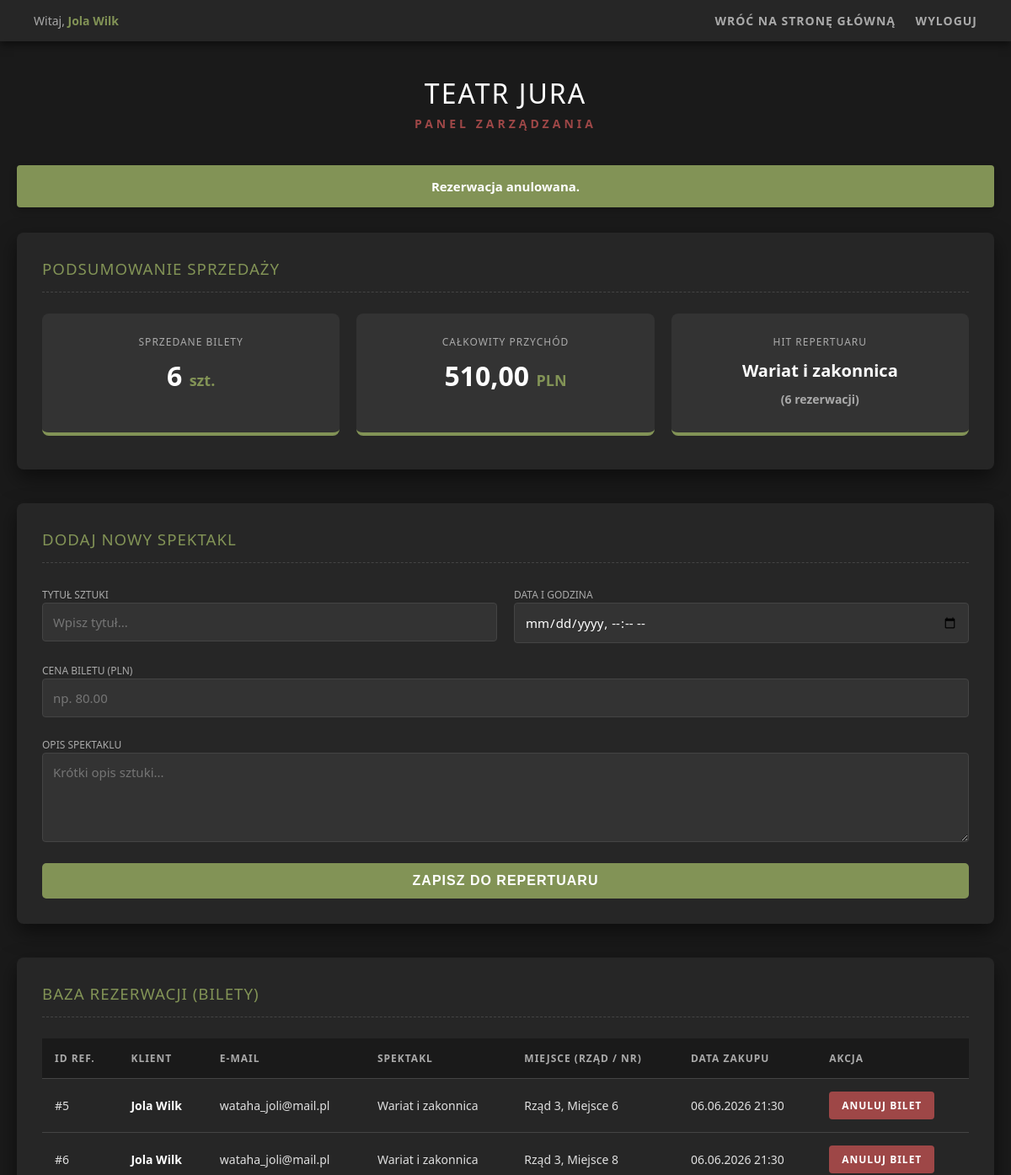
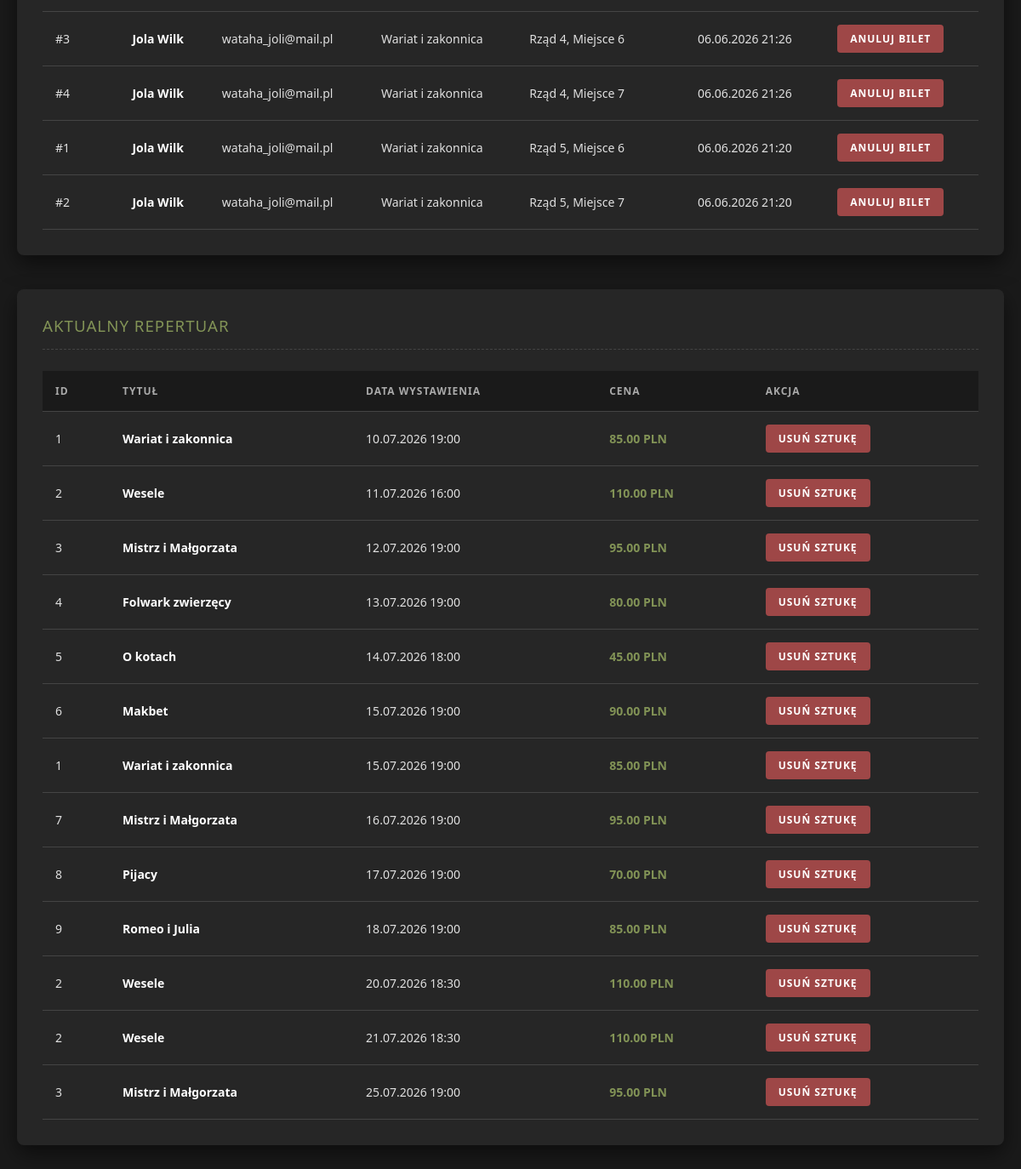
Screenshot of /admin.php?usun_bilet=5 (signed in) with the database file from the repository (2 pictures, top to bottom).
### tables this page shows
CREATE TABLE `rezerwacje` (
  `id` int(11) NOT NULL,
  `uzytkownik_id` int(11) NOT NULL,
  `termin_id` int(11) NOT NULL,
  `miejsce_id` int(11) NOT NULL,
  `data_zakupu` datetime DEFAULT current_timestamp()
);

CREATE TABLE `uzytkownicy` (
  `id` int(11) NOT NULL,
  `imie` varchar(50) NOT NULL,
  `email` varchar(100) NOT NULL,
  `haslo` varchar(255) NOT NULL,
  `rola` enum('klient','admin') DEFAULT 'klient'
);

CREATE TABLE `spektakle` (
  `id` int(11) NOT NULL,
  `tytul` varchar(255) NOT NULL,
  `opis` text DEFAULT NULL,
  `cena` decimal(10,2) NOT NULL,
  `plakat` varchar(255) DEFAULT 'zdjecia/domyslny_plakat.jpg'
);

CREATE TABLE `miejsca` (
  `id` int(11) NOT NULL,
  `rzad` int(11) NOT NULL,
  `numer` int(11) NOT NULL
);

CREATE TABLE `terminy` (
  `id` int(11) NOT NULL,
  `spektakl_id` int(11) NOT NULL,
  `data_wystawienia` datetime NOT NULL
);

### admin.php (the view, shortened to what this page needs)
<?php
require_once 'database.php';
$komunikat = '';
if (isset($_GET['usun_bilet'])) {
    $bilet_id = (int)$_GET['usun_bilet'];
    $pdo->prepare("DELETE FROM Rezerwacje WHERE id = ?")->execute([$bilet_id]);
    $komunikat = "Rezerwacja anulowana.";
}
$sqlStatystyki = "SELECT COUNT(r.id) as liczba_biletow, SUM(s.cena) as laczny_przychod
                  FROM Rezerwacje r
                  JOIN Terminy t ON r.termin_id = t.id
                  JOIN Spektakle s ON t.spektakl_id = s.id";
$statOgokolne = $pdo->query($sqlStatystyki)->fetch(PDO::FETCH_ASSOC);
$liczba_biletow = $statOgokolne['liczba_biletow'] ?? 0;
$laczny_przychod = $statOgokolne['laczny_przychod'] ?? 0;
$spektakle = $pdo->query("SELECT s.*, t.data_wystawienia FROM Spektakle s JOIN Terminy t ON s.id = t.spektakl_id ORDER BY t.data_wystawienia ASC")->fetchAll(PDO::FETCH_ASSOC);
$sqlRezerwacje = "SELECT r.id as rezerwacja_id, u.imie, u.email, s.tytul, t.data_wystawienia, m.rzad, m.numer, r.data_zakupu
                  FROM Rezerwacje r
                  JOIN Uzytkownicy u ON r.uzytkownik_id = u.id
                  JOIN Terminy t ON r.termin_id = t.id
                  JOIN Spektakle s ON t.spektakl_id = s.id
                  JOIN Miejsca m ON r.miejsce_id = m.id
                  ORDER BY r.data_zakupu DESC";
$rezerwacje = $pdo->query($sqlRezerwacje)->fetchAll(PDO::FETCH_ASSOC);
$sqlTop = "SELECT s.tytul, COUNT(r.id) as sprzedane
           FROM Spektakle s
           LEFT JOIN Terminy t ON s.id = t.spektakl_id
           LEFT JOIN Rezerwacje r ON t.id = r.termin_id
           GROUP BY s.id, s.tytul
           ORDER BY sprzedane DESC
           LIMIT 1";
$stmtTop = $pdo->query($sqlTop);
$topSpektakl = $stmtTop->fetch(PDO::FETCH_ASSOC);
?>
<!DOCTYPE html>
<html lang="pl">
<head>
</head>
<body>
    <div class="top-bar">
        <div class="zalogowany-jako">
            Witaj, <strong><?= htmlspecialchars($_SESSION['user_imie']) ?></strong>
        </div>
        <div>
            <a href="index.php">Wróć na stronę główną</a>
            <a href="wyloguj.php">Wyloguj</a>
        </div>
    </div>
    <div class="header-sekcja">
        <h1>Teatr Jura</h1>
        <div class="podtytul">Panel Zarządzania</div>
    </div>
    <div class="container">
        <?php if ($komunikat): ?>
            <?php $czy_blad = strpos(strtolower($komunikat), 'błąd') !== false; ?>
            <div class="komunikat <?= $czy_blad ? 'komunikat-blad' : 'komunikat-sukces' ?>">
                <?= htmlspecialchars($komunikat) ?>
            </div>
        <?php endif; ?>
        <div class="panel">
            <h3>Podsumowanie Sprzedaży</h3>
            <div class="dashboard-grid">
                <div class="stat-karta">
                    <div class="stat-tytul">Sprzedane bilety</div>
                    <div class="stat-wartosc"><?= $liczba_biletow ?> <span>szt.</span></div>
                </div>
                <div class="stat-karta">
                    <div class="stat-tytul">Całkowity przychód</div>
                    <div class="stat-wartosc"><?= number_format($laczny_przychod, 2, ',', ' ') ?> <span>PLN</span></div>
                </div>
                <div class="stat-karta">
                    <div class="stat-tytul">Hit repertuaru</div>
                    <div class="stat-wartosc" style="font-size: 20px; line-height: 1.6;">
                        <?php if ($topSpektakl && $topSpektakl['sprzedane'] > 0): ?>
                            <?= htmlspecialchars($topSpektakl['tytul']) ?><br>
                            <span style="color: #aaaaaa; font-size: 14px;">(<?= $topSpektakl['sprzedane'] ?> rezerwacji)</span>
                        <?php else: ?>
                            <span style="color: #aaaaaa; font-size: 16px;">Brak danych</span>
                        <?php endif; ?>
                    </div>
                </div>
            </div>
        </div>
        <div class="panel">
            <h3>Dodaj nowy spektakl</h3>
            <form method="POST" action="">
                <div class="form-grid">
                    <div>
                        <label style="color: #aaa; font-size: 12px; text-transform: uppercase;">Tytuł sztuki</label>
                        <input type="text" name="tytul" placeholder="Wpisz tytuł..." required>
                    </div>
                    <div>
                        <label style="color: #aaa; font-size: 12px; text-transform: uppercase;">Data i godzina</label>
                        <input type="datetime-local" name="data_wystawienia" required>
                    </div>
                    <div class="form-full">
                        <label style="color: #aaa; font-size: 12px; text-transform: uppercase;">Cena biletu (PLN)</label>
                        <input type="number" step="0.01" name="cena" placeholder="np. 80.00" required>
                    </div>
                    <div class="form-full">
                        <label style="color: #aaa; font-size: 12px; text-transform: uppercase;">Opis spektaklu</label>
                        <textarea name="opis" placeholder="Krótki opis sztuki..." rows="4" required></textarea>
                    </div>
                </div>
                <button type="submit" name="dodaj_spektakl" class="btn-dodaj">Zapisz do repertuaru</button>
            </form>
        </div>
        <div class="panel">
            <h3>Baza Rezerwacji (Bilety)</h3>
            <?php if (empty($rezerwacje)): ?>
                <p class="brak-danych">Aktualnie nie ma żadnych sprzedanych biletów.</p>
            <?php else: ?>
                <div style="overflow-x: auto;">
                    <table>
                        <tr>
                            <th>ID Ref.</th>
                            <th>Klient</th>
                            <th>E-mail</th>
                            <th>Spektakl</th>
                            <th>Miejsce (Rząd / Nr)</th>
                            <th>Data zakupu</th>
                            <th>Akcja</th>
                        </tr>
                        <?php foreach ($rezerwacje as $r): ?>
                            <tr>
                                <td>#<?= $r['rezerwacja_id'] ?></td>
                                <td><strong><?= htmlspecialchars($r['imie']) ?></strong></td>
                                <td><?= htmlspecialchars($r['email']) ?></td>
                                <td><?= htmlspecialchars($r['tytul']) ?></td>
                                <td>Rząd <?= $r['rzad'] ?>, Miejsce <?= $r['numer'] ?></td>
                                <td><?= date('d.m.Y H:i', strtotime($r['data_zakupu'])) ?></td>
                                <td>
                                    <a href="admin.php?usun_bilet=<?= $r['rezerwacja_id'] ?>" class="btn-usun" onclick="return confirm('Czy na pewno chcesz anulować ten bilet? Miejsce automatycznie wróci do puli wolnych na widowni.');">Anuluj bilet</a>
                                </td>
                            </tr>
                        <?php endforeach; ?>
                    </table>
                </div>
            <?php endif; ?>
        </div>
        <div class="panel">
            <h3>Aktualny Repertuar</h3>
            <?php if (empty($spektakle)): ?>
                <p class="brak-danych">Baza spektakli jest pusta.</p>
            <?php else: ?>
                <div style="overflow-x: auto;">
                    <table>
                        <tr>
                            <th>ID</th>
                            <th>Tytuł</th>
                            <th>Data wystawienia</th>
                            <th>Cena</th>
                            <th>Akcja</th>
                        </tr>
                        <?php foreach ($spektakle as $s): ?>
                            <tr>
                                <td><?= $s['id'] ?></td>
                                <td><strong><?= htmlspecialchars($s['tytul']) ?></strong></td>
                                <td><?= date('d.m.Y H:i', strtotime($s['data_wystawienia'])) ?></td>
                                <td style="color: #829356; font-weight: bold;"><?= $s['cena'] ?> PLN</td>
                                <td>
                                    <a href="admin.php?usun_spektakl=<?= $s['id'] ?>" class="btn-usun" onclick="return confirm('UWAGA: Usunięcie sztuki sprawi, że zniknie ona ze strony, a wszystkie kupione na nią bilety zostaną bezpowrotnie usunięte z bazy! Kontynuować?');">Usuń sztukę</a>
                                </td>
                            </tr>
                        <?php endforeach; ?>
                    </table>
                </div>
            <?php endif; ?>
        </div>
    </div>
</body>
</html>

### admin.php (style rules this page uses)
body { font-family: 'Segoe UI', Tahoma, Geneva, Verdana, sans-serif; background-color: #1a1a1a; color: #e0e0e0; margin: 0; padding-bottom: 50px; }
.top-bar { background-color: #262626; padding: 15px 40px; display: flex; justify-content: space-between; align-items: center; box-shadow: 0 4px 10px rgba(0,0,0,0.5); font-size: 14px; }
.top-bar .zalogowany-jako { color: #aaaaaa; }
.top-bar .zalogowany-jako strong { color: #829356; }
.top-bar a { color: #aaaaaa; text-decoration: none; margin-left: 20px; transition: color 0.3s; text-transform: uppercase; letter-spacing: 1px; font-weight: bold; }
.header-sekcja { text-align: center; margin: 40px 20px; }
h1 { font-weight: 300; letter-spacing: 2px; text-transform: uppercase; margin-bottom: 5px; color: #ffffff; }
.podtytul { color: #9e4747; text-transform: uppercase; letter-spacing: 4px; font-size: 14px; font-weight: bold; }
.container { max-width: 1200px; margin: 0 auto; padding: 0 20px; }
.komunikat { padding: 15px; border-radius: 4px; margin-bottom: 30px; font-weight: bold; text-align: center; font-size: 15px; box-shadow: 0 4px 10px rgba(0,0,0,0.2); }
.komunikat-sukces { background-color: #829356; color: #fff; }
.panel { background: #262626; padding: 30px; border-radius: 8px; margin-bottom: 40px; box-shadow: 0 10px 25px rgba(0,0,0,0.5); }
h3 { border-bottom: 1px dashed #444; padding-bottom: 15px; color: #829356; font-weight: 400; letter-spacing: 1px; text-transform: uppercase; margin-top: 0; margin-bottom: 25px; }
.dashboard-grid { display: grid; grid-template-columns: repeat(auto-fit, minmax(250px, 1fr)); gap: 20px; margin-bottom: 10px; }
.stat-karta { background-color: #333; padding: 25px; border-radius: 8px; text-align: center; border-bottom: 4px solid #829356; transition: transform 0.2s; }
.stat-tytul { color: #aaaaaa; font-size: 12px; text-transform: uppercase; letter-spacing: 1px; margin-bottom: 10px; }
.stat-wartosc { color: #ffffff; font-size: 32px; font-weight: bold; margin: 0; }
.stat-wartosc span { color: #829356; font-size: 18px; }
.form-grid { display: grid; grid-template-columns: 1fr 1fr; gap: 20px; margin-bottom: 20px; }
.form-full { grid-column: 1 / -1; }
input[type="text"], input[type="datetime-local"], input[type="number"], textarea { width: 100%; padding: 12px; background-color: #333; border: 1px solid #444; color: #fff; border-radius: 4px; box-sizing: border-box; font-size: 15px; font-family: inherit; transition: border-color 0.3s; }
.btn-dodaj { background-color: #829356; color: white; padding: 12px 30px; border: none; border-radius: 5px; font-size: 16px; font-weight: bold; cursor: pointer; text-transform: uppercase; letter-spacing: 1px; transition: background-color 0.3s; display: block; width: 100%; }
table { width: 100%; border-collapse: collapse; font-size: 14px; text-align: left; }
th, td { padding: 15px; border-bottom: 1px solid #444; }
th { background-color: #1a1a1a; color: #aaaaaa; text-transform: uppercase; font-size: 12px; letter-spacing: 1px; font-weight: bold; }
td strong { color: #ffffff; }
.btn-usun { display: inline-block; background-color: #9e4747; color: #ffffff; padding: 8px 15px; text-decoration: none; border-radius: 4px; font-size: 12px; font-weight: bold; text-transform: uppercase; letter-spacing: 1px; transition: background-color 0.3s; }

### rows the page displays
rezerwacje: id "5", uzytkownik.imie "Jola Wilk", uzytkownik.email "wataha_joli@mail.pl", spektakle.tytul "Wariat i zakonnica", miejsce.rzad "3", miejsce.numer "6", data_zakupu "06.06.2026 21:30"
rezerwacje: id "6", uzytkownik.imie "Jola Wilk", uzytkownik.email "wataha_joli@mail.pl", spektakle.tytul "Wariat i zakonnica", miejsce.rzad "3", miejsce.numer "8", data_zakupu "06.06.2026 21:30"
rezerwacje: id "3", uzytkownik.imie "Jola Wilk", uzytkownik.email "wataha_joli@mail.pl", spektakle.tytul "Wariat i zakonnica", miejsce.rzad "4", miejsce.numer "6", data_zakupu "06.06.2026 21:26"
rezerwacje: id "4", uzytkownik.imie "Jola Wilk", uzytkownik.email "wataha_joli@mail.pl", spektakle.tytul "Wariat i zakonnica", miejsce.rzad "4", miejsce.numer "7", data_zakupu "06.06.2026 21:26"
rezerwacje: id "1", uzytkownik.imie "Jola Wilk", uzytkownik.email "wataha_joli@mail.pl", spektakle.tytul "Wariat i zakonnica", miejsce.rzad "5", miejsce.numer "6", data_zakupu "06.06.2026 21:20"
rezerwacje: id "2", uzytkownik.imie "Jola Wilk", uzytkownik.email "wataha_joli@mail.pl", spektakle.tytul "Wariat i zakonnica", miejsce.rzad "5", miejsce.numer "7", data_zakupu "06.06.2026 21:20"
terminy: spektakl "1", spektakl.tytul "Wariat i zakonnica", data_wystawienia "10.07.2026 19:00", spektakl.cena "85.00"
terminy: spektakl "2", spektakl.tytul "Wesele", data_wystawienia "11.07.2026 16:00", spektakl.cena "110.00"
terminy: spektakl "3", spektakl.tytul "Mistrz i Małgorzata", data_wystawienia "12.07.2026 19:00", spektakl.cena "95.00"
terminy: spektakl "4", spektakl.tytul "Folwark zwierzęcy", data_wystawienia "13.07.2026 19:00", spektakl.cena "80.00"
terminy: spektakl "5", spektakl.tytul "O kotach", data_wystawienia "14.07.2026 18:00", spektakl.cena "45.00"
terminy: spektakl "6", spektakl.tytul "Makbet", data_wystawienia "15.07.2026 19:00", spektakl.cena "90.00"
terminy: spektakl "1", spektakl.tytul "Wariat i zakonnica", data_wystawienia "15.07.2026 19:00", spektakl.cena "85.00"
terminy: spektakl "7", spektakl.tytul "Mistrz i Małgorzata", data_wystawienia "16.07.2026 19:00", spektakl.cena "95.00"
terminy: spektakl "8", spektakl.tytul "Pijacy", data_wystawienia "17.07.2026 19:00", spektakl.cena "70.00"
terminy: spektakl "9", spektakl.tytul "Romeo i Julia", data_wystawienia "18.07.2026 19:00", spektakl.cena "85.00"
terminy: spektakl "2", spektakl.tytul "Wesele", data_wystawienia "20.07.2026 18:30", spektakl.cena "110.00"
terminy: spektakl "2", spektakl.tytul "Wesele", data_wystawienia "21.07.2026 18:30", spektakl.cena "110.00"
terminy: spektakl "3", spektakl.tytul "Mistrz i Małgorzata", data_wystawienia "25.07.2026 19:00", spektakl.cena "95.00"

### other values shown
$_SESSION['user_imie'] "Jola Wilk"
$komunikat "Rezerwacja anulowana."
$liczba_biletow "6"
$laczny_przychod "510,00"
$topSpektakl['tytul'] "Wariat i zakonnica"
$topSpektakl['sprzedane'] "6"
